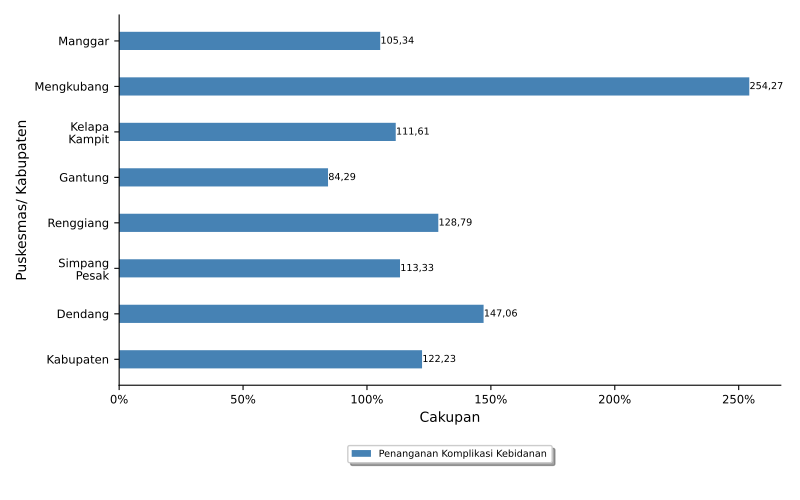

Recreate this plot in Python.
import numpy as np
import matplotlib.pyplot as plt
import pandas
from textwrap import wrap
from matplotlib.ticker import FuncFormatter
import locale
locale.setlocale(locale.LC_ALL, 'id_ID.UTF8')

import sys, os, inspect
currentdir = os.path.dirname(os.path.abspath(inspect.getfile(inspect.currentframe())))
parentdir = os.path.dirname(currentdir)
sys.path.insert(0, parentdir)

berkasData = currentdir +'\\bab_05_05e_dataKomplikasiKebidanan.csv'
berkasSimpan = currentdir +'\\bab_05_05e_komplikasiKebidanan.pdf'
# judulDiagram = 'Penanganan Komplikasi Kebidanan\nTahun 2021'
sumbuX = 'Cakupan'
sumbuY = 'Puskesmas\ Kabupaten'
tickerSumbuX = np.arange(0,130,25)

# read data file
colnames = ['puskesmas','komplikasi']
data = pandas.read_csv(berkasData, names=colnames, sep=';')
puskesmas = data.puskesmas.tolist()
bar1 = data.komplikasi.tolist()

ind = np.arange(len(puskesmas))  # the x locations for the groups
width = 0.4       # the width of the bars
widthDL = 0.1

# make bars
fig, ax = plt.subplots()
rects1 = ax.barh(ind, bar1, width, color='steelblue', label = 'Penanganan Komplikasi Kebidanan')

# add some text for labels, title and axes ticks
# ax.set_title(judulDiagram)
ax.set_xticks(tickerSumbuX)
ax.xaxis.set_major_formatter(FuncFormatter(lambda x, pos: "{:n}%".format(x)))
ax.set_xlabel(sumbuX)

ax.set_yticks(ind)
ax.set_yticklabels(list([ '\n'.join(wrap(l, 10)) for l in puskesmas ]))
ax.invert_yaxis()
ax.set_ylabel(sumbuY)

ax.tick_params(axis='both', which='major', labelsize='small')
ax.spines['top'].set_visible(False)
ax.spines['right'].set_visible(False)

# make legend box
box = ax.get_position()
ax.set_position([box.x0, box.y0 + box.height * 0.1, box.width, box.height * 0.9])
ax.legend(fontsize='x-small', loc='upper center', bbox_to_anchor=(0.5, -0.15), fancybox=True, shadow=True, ncol=3)

# add data label
for i, v in enumerate(bar1):
    ax.text(v + widthDL, i, '{:n}'.format(v), ha='left', va='center', fontsize='x-small')

# finishing
pyrfig = plt.figure(1)
pyrfig.set_figwidth(8)
pyrfig.set_figheight(5)
# tight_layout to make consistent size
# adjust subplot to make room for legend
fig.subplots_adjust(bottom=-0.15)
plt.tight_layout()
plt.savefig(berkasSimpan)
plt.close(pyrfig)
# plt.show()
